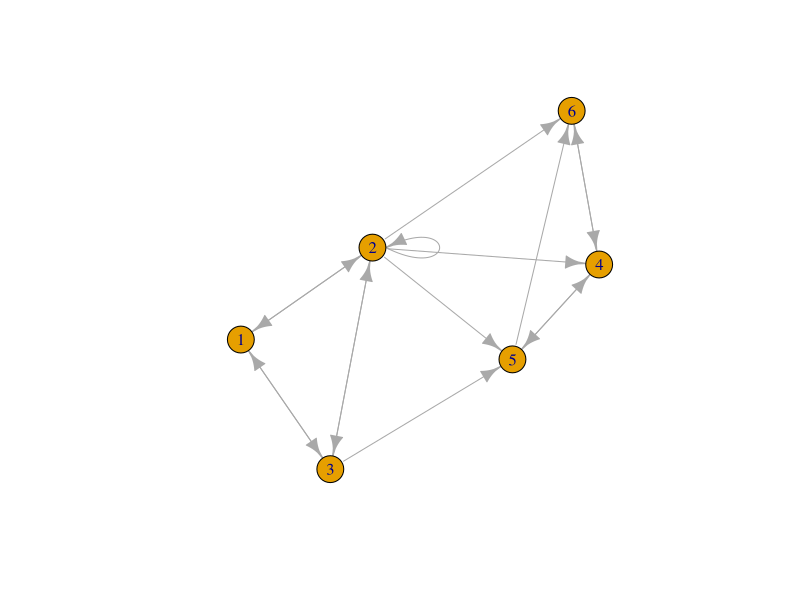

This chart was generated by the following R code:
## ---- chunk 1
## The matrix is not in its proper form we have to transpose it so that the row elements correspond to its inlink and column wise it corresponds to its outlink each column represents a page. ## I also introduced 1/6 in the second row so that the matrix behaves well..
A <- matrix(c(0, 1/2, 1/2, 0, 0, 0,
             1/6, 1/6, 1/6, 1/6, 1/6, 1/6,
             1/3, 1/3, 0, 0, 1/3, 0,
             0, 0, 0, 0, 1/2, 1/2,
             0, 0, 0, 1/2, 0, 1/2,
             0, 0, 0, 1, 0, 0), nrow=6)
## ---- chunk 2
## create the decay so

d <- 0.85

B <- (d* A) + (0.15/6)
## ---- chunk 3
## create the r vector
r <- matrix(c(1/6,1/6,1/6,1/6,1/6,1/6),nrow=6)

## ---- chunk 4
pow_iter <- function(A,r,n){
  B = diag(nrow(A))
  for (i in 1:n){
    ## keep updating the B matrix by number of iterations
    B = B %*% A
  
  }
  return (B %*% r)
}  
## ---- chunk 5
## experiment with numbers of iterations.. 
pow_iter(B,r,1)
## ---- chunk 6
pow_iter(B,r,10)
## ---- chunk 7
pow_iter(B,r,14)
## ---- chunk 8
pow_iter(B,r,20)
## ---- chunk 9
(vecto1 <- pow_iter(B,r,30))
## ---- chunk 10
pow_iter(B,r,40)
## ---- chunk 11
eigen(B)
## ---- chunk 12
## verify that we got the max eigenvalue of 1:
eigenvalue = eigen(B)$values
max(Re(eigenvalue[abs(Im(eigenvalue)) < 1e-6]))

## ---- chunk 13
## We can see that the first set of eigenvectors are all positive as given by the theorem where all the vectors are positive..
eigen(B)$vectors
## ---- chunk 14
## The eigen function is normalizing the eigenvector so we have to find the cancel the normalization by  
vecto2 <- as.numeric((1/sum(eigen(B)$vectors[,1]))*eigen(B)$vectors[,1])
vecto2
## ---- chunk 15
library(igraph)
## ---- chunk 16
## I didn't how to use this... nned to use the transpose for the argument..and plot it to use for page rank method
graphA <-graph.adjacency(t(A),weighted = TRUE,mode="directed")
plot(graphA)

## ---- chunk 17
vecto3 <- page.rank(graphA)$vector
vecto3
## ---- chunk 18
data <- cbind(vecto1,vecto2,vecto3)
colnames(data) <- c("Iteration Method","Eigen Function","Page Rank Function")
data
